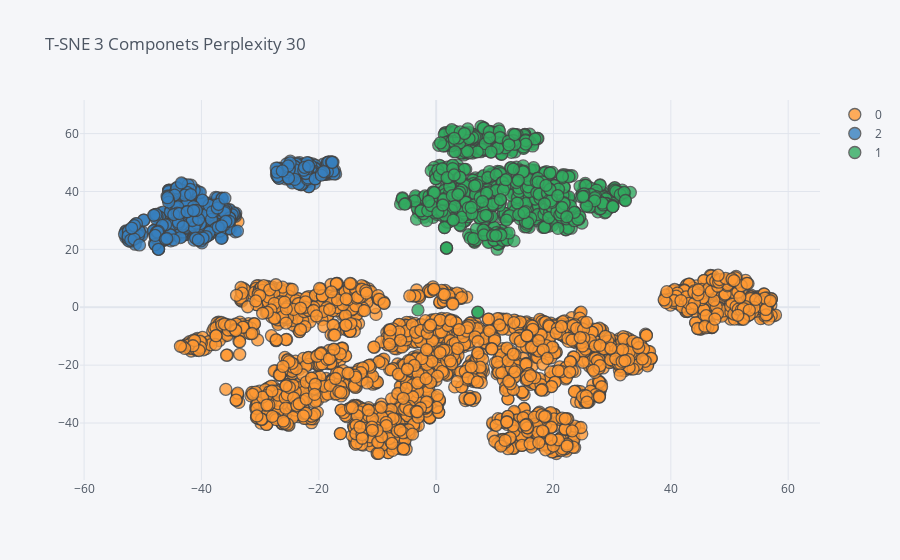

The cell this chart's notebook holds for it:
### Code cell
Xt.iplot(x="d1", y="d2",kind="scatter", mode='markers', categories='cluster', title=f"T-SNE 3 Componets Perplexity 30")

### Figure 1 — Plotly figure (JSON) as saved in the notebook; plotly's stock layout.template omitted (floating-point values rounded to 4 significant figures; data arrays with more than 128 entries replaced by an {"elided": "..."} marker saying what was removed)
{"data": [{"marker": {"color": "rgba(255, 153, 51, 1.0)", "line": {"width": 1.3}, "opacity": 0.8, "size": 12, "symbol": "circle"}, "mode": "markers", "name": "0", "textfont": {"color": "#4D5663"}, "type": "scatter", "x": {"elided": "2951 float values"}, "y": {"elided": "2951 float values"}}, {"marker": {"color": "rgba(55, 128, 191, 1.0)", "line": {"width": 1.3}, "opacity": 0.8, "size": 12, "symbol": "circle"}, "mode": "markers", "name": "2", "textfont": {"color": "#4D5663"}, "type": "scatter", "x": {"elided": "546 float values"}, "y": {"elided": "546 float values"}}, {"marker": {"color": "rgba(50, 171, 96, 1.0)", "line": {"width": 1.3}, "opacity": 0.8, "size": 12, "symbol": "circle"}, "mode": "markers", "name": "1", "textfont": {"color": "#4D5663"}, "type": "scatter", "x": {"elided": "1003 float values"}, "y": {"elided": "1003 float values"}}], "layout": {"legend": {"bgcolor": "#F5F6F9", "font": {"color": "#4D5663"}}, "paper_bgcolor": "#F5F6F9", "plot_bgcolor": "#F5F6F9", "title": {"font": {"color": "#4D5663"}, "text": "T-SNE 3 Componets Perplexity 30"}, "xaxis": {"gridcolor": "#E1E5ED", "showgrid": true, "tickfont": {"color": "#4D5663"}, "title": {"font": {"color": "#4D5663"}, "text": ""}, "zerolinecolor": "#E1E5ED"}, "yaxis": {"gridcolor": "#E1E5ED", "showgrid": true, "tickfont": {"color": "#4D5663"}, "title": {"font": {"color": "#4D5663"}, "text": ""}, "zerolinecolor": "#E1E5ED"}}}
